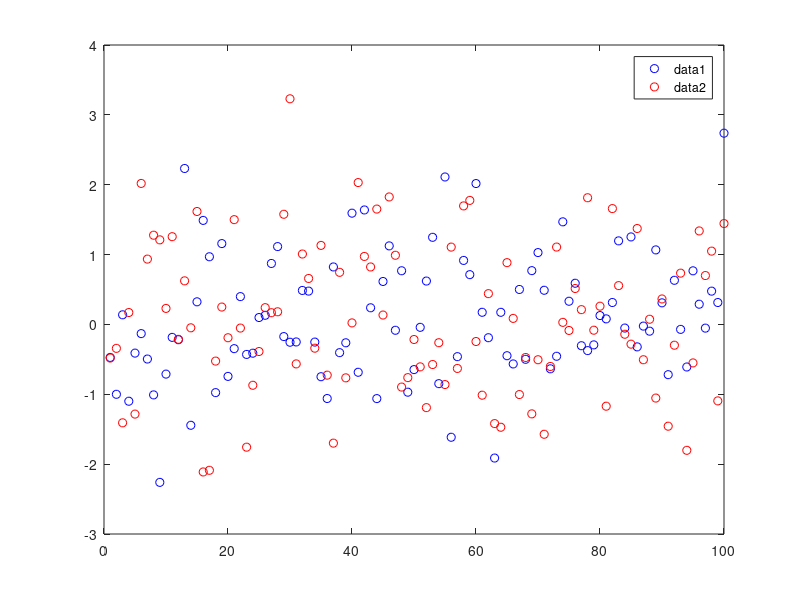

MATLAB code to generate this figure: (Note: this script raises an error after producing the figure.)
%% Data
x1 = randn(1,100);
x2 = randn(1,100);
%% Script
figure; plot(1:100, x1, 'bo'); hold on; plot(1:100, x2, 'ro'); hold off; legend; 
corrP = corrP_jsh(x1, x2)
[a, b] = corr(x1, x2)

%% Mean
function mu = mean_jsh(data_in)
sum_data = sum(data_in);
N = length(data_in);
mu = sum_data/N;
end

%% Variance (of sample)
function v = var_jsh(data_in)
mu = mean_jsh(data_in);
sq_diff = (data_in - mu).^2;
N = length(data_in);
v = sum(sq_diff)/(N-1);
end

%% Standard deviation
function stddev = stddev_jsh(data_in)
v = var_jsh(data_in);
stddev = sqrt(v);
end


%% Correlation
function corrP = corrP_jsh(data_in1, data_in2)

mu1 = mean_jsh(data_in1);
mu2 = mean_jsh(data_in2);
diff1 = (data_in1 - mu1);
diff2 = (data_in2 - mu2);
N1 = length(data_in1);
N2 = length(data_in2);

corrP =  sum(diff1.*diff2)/sqrt(sum(diff1.^2)*sum(diff2.^2));
end




